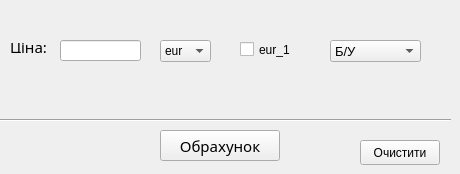
    <widget class="QWidget" name="Hauler">
     <attribute name="title">
      <string>Тягачі</string>
     </attribute>
     <widget class="QComboBox" name="cBHval">
      <property name="geometry">
       <rect>
        <x>160</x>
        <y>40</y>
        <width>51</width>
        <height>22</height>
       </rect>
      </property>
      <item>
       <property name="text">
        <string>eur</string>
       </property>
      </item>
      <item>
       <property name="text">
        <string>usd</string>
       </property>
      </item>
      <item>
       <property name="text">
        <string>zlt</string>
       </property>
      </item>
      <item>
       <property name="text">
        <string>chf</string>
       </property>
      </item>
     </widget>
     <widget class="QLabel" name="LHprice">
      <property name="geometry">
       <rect>
        <x>10</x>
        <y>40</y>
        <width>47</width>
        <height>13</height>
       </rect>
      </property>
      <property name="font">
       <font>
        <family>MS Reference Sans Serif</family>
        <pointsize>11</pointsize>
       </font>
      </property>
      <property name="text">
       <string>Ціна:</string>
      </property>
      <property name="textFormat">
       <enum>Qt::AutoText</enum>
      </property>
     </widget>
     <widget class="QLineEdit" name="EHprice">
      <property name="geometry">
       <rect>
        <x>60</x>
        <y>40</y>
        <width>81</width>
        <height>21</height>
       </rect>
      </property>
     </widget>
     <widget class="Line" name="Hline_2">
      <property name="geometry">
       <rect>
        <x>0</x>
        <y>110</y>
        <width>451</width>
        <height>20</height>
       </rect>
      </property>
      <property name="orientation">
       <enum>Qt::Horizontal</enum>
      </property>
     </widget>
     <widget class="QPushButton" name="BHclear">
      <property name="geometry">
       <rect>
        <x>360</x>
        <y>140</y>
        <width>80</width>
        <height>25</height>
       </rect>
      </property>
      <property name="text">
       <string>Очистити</string>
      </property>
     </widget>
     <widget class="QPushButton" name="BHcalc">
      <property name="geometry">
       <rect>
        <x>160</x>
        <y>130</y>
        <width>120</width>
        <height>31</height>
       </rect>
      </property>
      <property name="font">
       <font>
        <family>MS Reference Sans Serif</family>
        <pointsize>11</pointsize>
       </font>
      </property>
      <property name="text">
       <string>Обрахунок</string>
      </property>
     </widget>
     <widget class="QComboBox" name="cBHuse">
      <property name="geometry">
       <rect>
        <x>330</x>
        <y>40</y>
        <width>91</width>
        <height>22</height>
       </rect>
      </property>
      <property name="font">
       <font>
        <pointsize>10</pointsize>
       </font>
      </property>
      <item>
       <property name="text">
        <string>Б/У</string>
       </property>
      </item>
      <item>
       <property name="text">
        <string>Новий</string>
       </property>
      </item>
     </widget>
     <widget class="QCheckBox" name="cBHeur_1">
      <property name="geometry">
       <rect>
        <x>240</x>
        <y>40</y>
        <width>72</width>
        <height>19</height>
       </rect>
      </property>
      <property name="text">
       <string>eur_1</string>
      </property>
     </widget>
    </widget>
